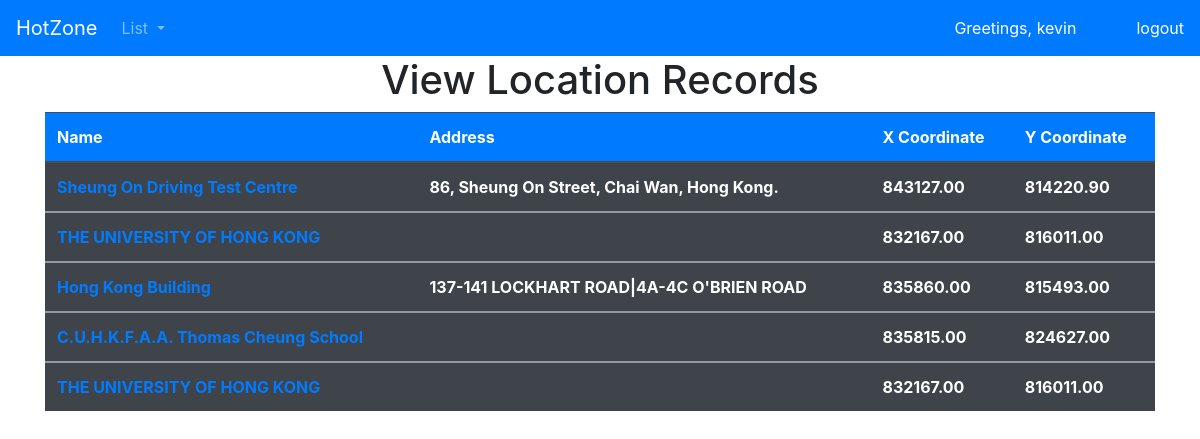
The app's page /locations (signed in) with its own data.
### hotzone/models.py (models this page shows, shortened)
class LocationDetail(models.Model):
    name = models.CharField(max_length=200)
    address = models.CharField(max_length=200)
    xCoord = models.DecimalField(max_digits=8, decimal_places=2)
    yCoord = models.DecimalField(max_digits=8, decimal_places=2)

### hotzone/views.py (the view)
# urls.py: path('locations', views.list_locations, name='list_locations'),
@login_required(login_url='user_login')
def list_locations(request):
    locations_list = LocationDetail.objects.all()
    context = {'locations_list': locations_list}
    return render(request, 'list_locations.html', context)

### templates/list_locations.html (shortened to what this page needs)
{% load static %}
<!DOCTYPE html>
<html>
<head>
    <link rel="stylesheet" href="https://cdnjs.cloudflare.com/ajax/libs/font-awesome/4.7.0/css/font-awesome.min.css">
    <link rel="stylesheet" href="https://cdn.jsdelivr.net/npm/bootstrap@4.5.3/dist/css/bootstrap.min.css"
>
    <link rel="stylesheet" href="{% static 'after_login_pages.css' %}">
</head>
<body>
    {% include 'navbar.html' %}
    <h1 class="text-center">View Location Records </h1>
    <div class="container-xl">
        <div class="row">
            <div class="col">
                <table class="table table-striped table-dark">
                    <thead class="bg-primary">
                        <tr>
                            <th scope="col">Name</th>
                            <th scope="col">Address</th>
                            <th scope="col">X Coordinate</th>
                            <th scope="col">Y Coordinate</th>
                        </tr>
                    </thead>
                    <tbody class="table table-striped table-dark">
                        {% for location in locations_list %}
                        <tr>
                            <th><a href="{% url 'show_location_detail' location.name %}">{{location.name}}</a></th>
                            <th>{{location.address}}</th>
                            <th>{{location.xCoord}}</th>
                            <th>{{location.yCoord}}</th>
                        </tr>
                    </tbody>
                    {% endfor %}
                </table>
            </div>
        </div>
    </div>
</body>
</html>

### templates/navbar.html (shortened to what this page needs)
<nav class="navbar navbar-expand-lg navbar-dark bg-primary ">
    <a class="navbar-brand" href="{% url 'list_cases' %}">HotZone</a>
    <div class="collapse navbar-collapse" id="navbarSupportedContent">
        <ul class="navbar-nav mr-auto">
            <li class="nav-item dropdown">
                <a class="nav-link dropdown-toggle" href="#" id="navbarDropdown" role="button" data-toggle="dropdown"
                    aria-haspopup="true" aria-expanded="false">
                    List
                </a>
            </li>
        </ul>
    </div>
    <span id="greeting_message">Greetings, {{request.user}}</span>
    <a href="{% url 'user_logout' %}" id="logout_link">logout</a>
</nav>

### static/after_login_pages.css (style rules this page uses)
#logout_link, #greeting_message { color: white; }
#greeting_message { margin-right: 30px; }
#logout_link { margin-left: 30px; }

### records on screen
LocationDetail: name "Sheung On Driving Test Centre", address "86, Sheung On Street, Chai Wan, Hong Kong.", xCoord "843127.00", yCoord "814220.90"
LocationDetail: name "THE UNIVERSITY OF HONG KONG", xCoord "832167.00", yCoord "816011.00"
LocationDetail: name "Hong Kong Building", address "137-141 LOCKHART ROAD|4A-4C O'BRIEN ROAD", xCoord "835860.00", yCoord "815493.00"
LocationDetail: name "C.U.H.K.F.A.A. Thomas Cheung School", xCoord "835815.00", yCoord "824627.00"
LocationDetail: name "THE UNIVERSITY OF HONG KONG", xCoord "832167.00", yCoord "816011.00"

### other values on screen
{{ request.user }} "kevin"
